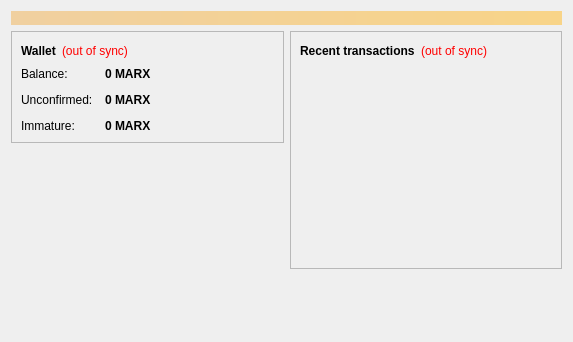
<?xml version="1.0" encoding="UTF-8"?>
<ui version="4.0">
 <class>OverviewPage</class>
 <widget class="QWidget" name="OverviewPage">
  <property name="geometry">
   <rect>
    <x>0</x>
    <y>0</y>
    <width>573</width>
    <height>342</height>
   </rect>
  </property>
  <property name="windowTitle">
   <string>Form</string>
  </property>
  <layout class="QVBoxLayout" name="topLayout">
   <item>
    <widget class="QLabel" name="labelAlerts">
     <property name="visible">
      <bool>false</bool>
     </property>
     <property name="styleSheet">
      <string notr="true">background-color: qlineargradient(x1: 0, y1: 0, x2: 1, y2: 0, stop:0 #F0D0A0, stop:1 #F8D488); color:#000000;</string>
     </property>
     <property name="wordWrap">
      <bool>true</bool>
     </property>
     <property name="margin">
      <number>3</number>
     </property>
    </widget>
   </item>
   <item>
    <layout class="QHBoxLayout" name="horizontalLayout" stretch="1,1">
     <item>
      <layout class="QVBoxLayout" name="verticalLayout_2">
       <item>
        <widget class="QFrame" name="frame">
         <property name="frameShape">
          <enum>QFrame::StyledPanel</enum>
         </property>
         <property name="frameShadow">
          <enum>QFrame::Raised</enum>
         </property>
         <layout class="QVBoxLayout" name="verticalLayout_4">
          <item>
           <layout class="QHBoxLayout" name="horizontalLayout_4">
            <item>
             <widget class="QLabel" name="label_5">
              <property name="font">
               <font>
                <weight>75</weight>
                <bold>true</bold>
               </font>
              </property>
              <property name="text">
               <string>Wallet</string>
              </property>
             </widget>
            </item>
            <item>
             <widget class="QLabel" name="labelWalletStatus">
              <property name="toolTip">
               <string>The displayed information may be out of date. Your wallet automatically synchronizes with the MARX network after a connection is established, but this process has not completed yet.</string>
              </property>
              <property name="styleSheet">
               <string notr="true">QLabel { color: red; }</string>
              </property>
              <property name="text">
               <string notr="true">(out of sync)</string>
              </property>
              <property name="alignment">
               <set>Qt::AlignLeading|Qt::AlignLeft|Qt::AlignVCenter</set>
              </property>
             </widget>
            </item>
            <item>
             <spacer name="horizontalSpacer_2">
              <property name="orientation">
               <enum>Qt::Horizontal</enum>
              </property>
              <property name="sizeHint" stdset="0">
               <size>
                <width>40</width>
                <height>20</height>
               </size>
              </property>
             </spacer>
            </item>
           </layout>
          </item>
          <item>
           <layout class="QFormLayout" name="formLayout_2">
            <property name="fieldGrowthPolicy">
             <enum>QFormLayout::AllNonFixedFieldsGrow</enum>
            </property>
            <property name="horizontalSpacing">
             <number>12</number>
            </property>
            <property name="verticalSpacing">
             <number>12</number>
            </property>
            <item row="0" column="0">
             <widget class="QLabel" name="label">
              <property name="text">
               <string>Balance:</string>
              </property>
             </widget>
            </item>
            <item row="0" column="1">
             <widget class="QLabel" name="labelBalance">
              <property name="font">
               <font>
                <weight>75</weight>
                <bold>true</bold>
               </font>
              </property>
              <property name="cursor">
               <cursorShape>IBeamCursor</cursorShape>
              </property>
              <property name="toolTip">
               <string>Your current balance</string>
              </property>
              <property name="text">
               <string notr="true">0 MARX</string>
              </property>
              <property name="textInteractionFlags">
               <set>Qt::LinksAccessibleByMouse|Qt::TextSelectableByKeyboard|Qt::TextSelectableByMouse</set>
              </property>
             </widget>
            </item>
            <item row="1" column="0">
             <widget class="QLabel" name="label_3">
              <property name="text">
               <string>Unconfirmed:</string>
              </property>
             </widget>
            </item>
            <item row="1" column="1">
             <widget class="QLabel" name="labelUnconfirmed">
              <property name="font">
               <font>
                <weight>75</weight>
                <bold>true</bold>
               </font>
              </property>
              <property name="cursor">
               <cursorShape>IBeamCursor</cursorShape>
              </property>
              <property name="toolTip">
               <string>Total of transactions that have yet to be confirmed, and do not yet count toward the current balance</string>
              </property>
              <property name="text">
               <string notr="true">0 MARX</string>
              </property>
              <property name="textInteractionFlags">
               <set>Qt::LinksAccessibleByMouse|Qt::TextSelectableByKeyboard|Qt::TextSelectableByMouse</set>
              </property>
             </widget>
            </item>
            <item row="2" column="0">
             <widget class="QLabel" name="labelImmatureText">
              <property name="text">
               <string>Immature:</string>
              </property>
             </widget>
            </item>
            <item row="2" column="1">
             <widget class="QLabel" name="labelImmature">
              <property name="font">
               <font>
                <weight>75</weight>
                <bold>true</bold>
               </font>
              </property>
              <property name="toolTip">
               <string>Mined balance that has not yet matured</string>
              </property>
              <property name="text">
               <string notr="true">0 MARX</string>
              </property>
              <property name="textInteractionFlags">
               <set>Qt::LinksAccessibleByMouse|Qt::TextSelectableByKeyboard|Qt::TextSelectableByMouse</set>
              </property>
             </widget>
            </item>
           </layout>
          </item>
         </layout>
        </widget>
       </item>
       <item>
        <spacer name="verticalSpacer">
         <property name="orientation">
          <enum>Qt::Vertical</enum>
         </property>
         <property name="sizeHint" stdset="0">
          <size>
           <width>20</width>
           <height>40</height>
          </size>
         </property>
        </spacer>
       </item>
      </layout>
     </item>
     <item>
      <layout class="QVBoxLayout" name="verticalLayout_3">
       <item>
        <widget class="QFrame" name="frame_2">
         <property name="frameShape">
          <enum>QFrame::StyledPanel</enum>
         </property>
         <property name="frameShadow">
          <enum>QFrame::Raised</enum>
         </property>
         <layout class="QVBoxLayout" name="verticalLayout">
          <item>
           <layout class="QHBoxLayout" name="horizontalLayout_2">
            <item>
             <widget class="QLabel" name="label_4">
              <property name="text">
               <string>&lt;b&gt;Recent transactions&lt;/b&gt;</string>
              </property>
             </widget>
            </item>
            <item>
             <widget class="QLabel" name="labelTransactionsStatus">
              <property name="toolTip">
               <string>The displayed information may be out of date. Your wallet automatically synchronizes with the MARX network after a connection is established, but this process has not completed yet.</string>
              </property>
              <property name="styleSheet">
               <string notr="true">QLabel { color: red; }</string>
              </property>
              <property name="text">
               <string notr="true">(out of sync)</string>
              </property>
              <property name="alignment">
               <set>Qt::AlignRight|Qt::AlignTrailing|Qt::AlignVCenter</set>
              </property>
             </widget>
            </item>
            <item>
             <spacer name="horizontalSpacer">
              <property name="orientation">
               <enum>Qt::Horizontal</enum>
              </property>
              <property name="sizeHint" stdset="0">
               <size>
                <width>40</width>
                <height>20</height>
               </size>
              </property>
             </spacer>
            </item>
           </layout>
          </item>
          <item>
           <widget class="QListView" name="listTransactions">
            <property name="styleSheet">
             <string notr="true">QListView { background: transparent; }</string>
            </property>
            <property name="frameShape">
             <enum>QFrame::NoFrame</enum>
            </property>
            <property name="verticalScrollBarPolicy">
             <enum>Qt::ScrollBarAlwaysOff</enum>
            </property>
            <property name="horizontalScrollBarPolicy">
             <enum>Qt::ScrollBarAlwaysOff</enum>
            </property>
            <property name="selectionMode">
             <enum>QAbstractItemView::NoSelection</enum>
            </property>
           </widget>
          </item>
         </layout>
        </widget>
       </item>
       <item>
        <spacer name="verticalSpacer_2">
         <property name="orientation">
          <enum>Qt::Vertical</enum>
         </property>
         <property name="sizeHint" stdset="0">
          <size>
           <width>20</width>
           <height>40</height>
          </size>
         </property>
        </spacer>
       </item>
      </layout>
     </item>
    </layout>
   </item>
  </layout>
 </widget>
 <resources/>
 <connections/>
</ui>
